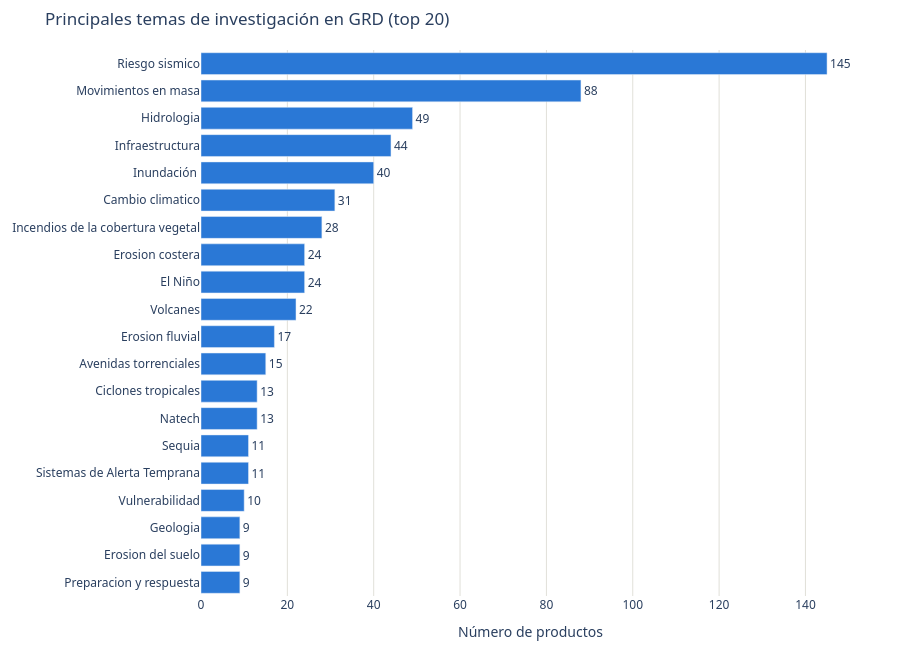

The code cell stored with this chart in its notebook:
### Markdown cell above
## Principales temas de investigación

### Code cell
#| label: cell-top-temas
import pandas as pd
import plotly.graph_objects as go
import plotly.io as pio

pio.renderers.default = "plotly_mimetype+png"

SHEET_ID = "1x83kWcmNX5OJ1-aP36_liBzp7iJOz228xAkrAb5-RkE"
CSV_URL = f"https://docs.google.com/spreadsheets/d/{SHEET_ID}/gviz/tq?tqx=out:csv&sheet=Vigilancia_CTeI"
df = pd.read_csv(CSV_URL)

temas = df["TEMA"].dropna().value_counts().head(20).sort_values()

fig = go.Figure(go.Bar(
    x=temas.values, y=temas.index, orientation="h", marker_color="#2a78d6",
    text=temas.values, textposition="outside",
    hovertemplate="<b>%{y}</b><br>%{x} producto(s)<extra></extra>",
))
fig.update_layout(
    title="Principales temas de investigaci\u00f3n en GRD (top 20)",
    xaxis_title="N\u00famero de productos",
    height=650,
    margin=dict(l=180, r=40, t=50, b=40),
    font=dict(family="system-ui, -apple-system, Segoe UI, sans-serif"),
    plot_bgcolor="white",
)
fig.update_xaxes(gridcolor="#e1e0d9")
fig.show()

### Figure 1 — Plotly figure (JSON) as saved in the notebook; plotly's stock layout.template omitted (floating-point values rounded to 4 significant figures)
{"data": [{"hovertemplate": "<b>%{y}</b><br>%{x} producto(s)<extra></extra>", "marker": {"color": "#2a78d6"}, "orientation": "h", "text": [9.0, 9.0, 9.0, 10.0, 11.0, 11.0, 13.0, 13.0, 15.0, 17.0, 22.0, 24.0, 24.0, 28.0, 31.0, 40.0, 44.0, 49.0, 88.0, 145.0], "textposition": "outside", "type": "bar", "x": [9, 9, 9, 10, 11, 11, 13, 13, 15, 17, 22, 24, 24, 28, 31, 40, 44, 49, 88, 145], "y": ["Preparacion y respuesta", "Erosion del suelo", "Geologia", "Vulnerabilidad", "Sistemas de Alerta Temprana", "Sequia", "Natech", "Ciclones tropicales", "Avenidas torrenciales", "Erosion fluvial", "Volcanes", "El Niño", "Erosion costera", "Incendios de la cobertura vegetal", "Cambio climatico", "Inundación ", "Infraestructura", "Hidrologia", "Movimientos en masa", "Riesgo sismico"]}], "layout": {"font": {"family": "system-ui, -apple-system, Segoe UI, sans-serif"}, "height": 650, "margin": {"b": 40, "l": 180, "r": 40, "t": 50}, "plot_bgcolor": "white", "title": {"text": "Principales temas de investigación en GRD (top 20)"}, "xaxis": {"gridcolor": "#e1e0d9", "title": {"text": "Número de productos"}}}}
